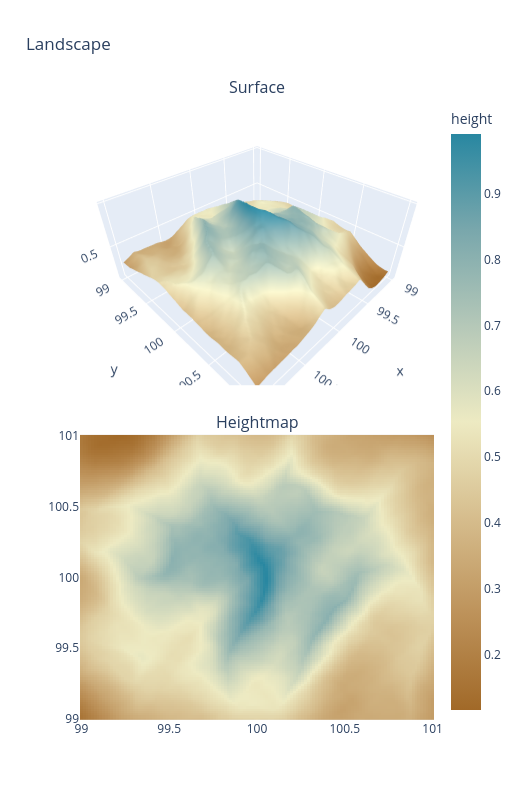

Notebook source saved alongside this figure:
### Code cell
height = rawheight * kernel
plot_landscape(x, y, xx, yy, height)
